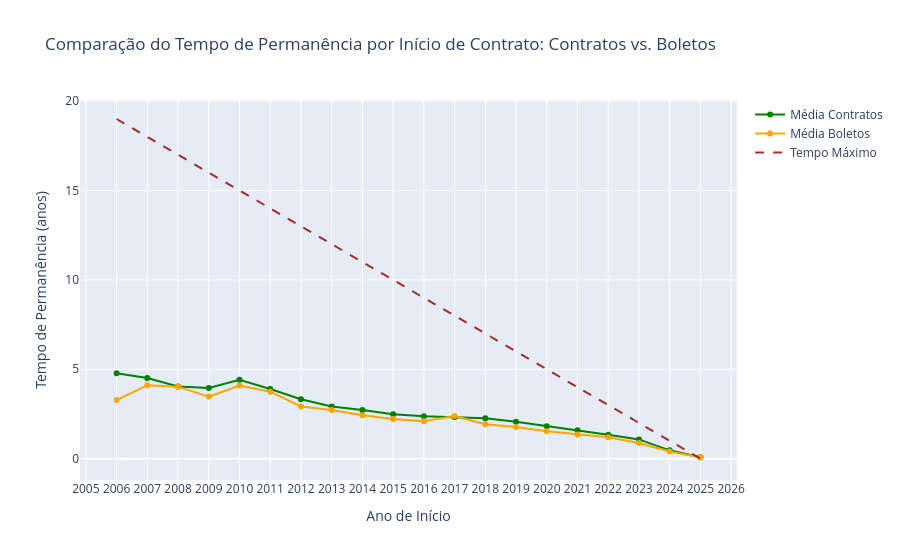

The code cell stored with this chart in its notebook:
### Markdown cell above
## Tempo média de permanencia por Inicio de contrato

### Code cell
import pandas as pd
import plotly.graph_objects as go
from datetime import datetime

def analisar_permanencia_comparada(tabela_sdf):
    """
    Analisa e compara o tempo de permanência dos contratos baseados na data de início e na data do primeiro boleto.

    Parâmetros:
    tabela_sdf (Spark DataFrame): DataFrame do Spark contendo 'data_inicio', 'anos_contrato', 
                                  'data_primeiro_boleto' e 'anos_boleto'.

    Retorno:
    fig (plotly.graph_objects.Figure): Gráfico interativo comparando os tempos de permanência.
    """

    # Filtrar e selecionar os contratos cancelados em Pandas
    df_contratos = tabela_nova_df_2006[tabela_nova_df_2006["tipo_saida"] != "ATIVO"] \
    [["data_inicio", "anos_contrato", "data_primeiro_boleto", "anos_boleto"]]



    # Converter colunas de data para datetime
    df_contratos["data_inicio"] = pd.to_datetime(df_contratos["data_inicio"])
    df_contratos["data_primeiro_boleto"] = pd.to_datetime(df_contratos["data_primeiro_boleto"])

    # Criar colunas com o ano do contrato e o ano do primeiro boleto
    df_contratos["ano_inicio"] = df_contratos["data_inicio"].dt.year
    df_contratos["ano_primeiro_boleto"] = df_contratos["data_primeiro_boleto"].dt.year

    # Obter o ano atual
    ano_atual = datetime.today().year

    # Calcular estatísticas por ano para os contratos
    estatisticas_contratos = df_contratos.groupby("ano_inicio")["anos_contrato"].agg(["median", "mean"]).reset_index()
    estatisticas_contratos["tempo_maximo_possivel"] = ano_atual - estatisticas_contratos["ano_inicio"]

    # Calcular estatísticas por ano para os boletos
    estatisticas_boletos = df_contratos.groupby("ano_primeiro_boleto")["anos_boleto"].agg(["median", "mean"]).reset_index()
    estatisticas_boletos["tempo_maximo_possivel"] = ano_atual - estatisticas_boletos["ano_primeiro_boleto"]

    # Criar gráfico interativo
    fig = go.Figure()

 

    fig.add_trace(go.Scatter(
        x=estatisticas_contratos["ano_inicio"],
        y=estatisticas_contratos["mean"],
        mode="lines+markers",
        name="Média Contratos",
        line=dict(color="green")
    ))

  


    fig.add_trace(go.Scatter(
        x=estatisticas_boletos["ano_primeiro_boleto"],
        y=estatisticas_boletos["mean"],
        mode="lines+markers",
        name="Média Boletos",
        line=dict(color="orange")
    ))

    fig.add_trace(go.Scatter(
        x=estatisticas_boletos["ano_primeiro_boleto"],
        y=estatisticas_boletos["tempo_maximo_possivel"],
        mode="lines",
        name="Tempo Máximo ",
        line=dict(color="brown", dash="dash")
    ))

    # Layout do gráfico
    fig.update_layout(
        title="Comparação do Tempo de Permanência por Início de Contrato: Contratos vs. Boletos",
        xaxis_title="Ano de Início",
        yaxis_title="Tempo de Permanência (anos)",
        showlegend=True,
        xaxis=dict(
            dtick=1,
            tickmode='linear'
        )
    )

    return fig


analisar_permanencia_comparada(tabela_nova_df_2006)

### Figure 1 — Plotly figure (JSON) as saved in the notebook; plotly's stock layout.template omitted (floating-point values rounded to 4 significant figures)
{"data": [{"line": {"color": "green"}, "mode": "lines+markers", "name": "Média Contratos", "type": "scatter", "x": [2006, 2007, 2008, 2009, 2010, 2011, 2012, 2013, 2014, 2015, 2016, 2017, 2018, 2019, 2020, 2021, 2022, 2023, 2024, 2025], "y": [4.78, 4.517, 4.041, 3.956, 4.419, 3.9, 3.329, 2.918, 2.723, 2.481, 2.371, 2.328, 2.262, 2.065, 1.807, 1.585, 1.332, 1.079, 0.4663, 0.08]}, {"line": {"color": "orange"}, "mode": "lines+markers", "name": "Média Boletos", "type": "scatter", "x": [2006, 2007, 2008, 2009, 2010, 2011, 2012, 2013, 2014, 2015, 2016, 2017, 2018, 2019, 2020, 2021, 2022, 2023, 2024, 2025], "y": [3.276, 4.113, 4.029, 3.474, 4.089, 3.749, 2.924, 2.72, 2.428, 2.216, 2.092, 2.384, 1.923, 1.778, 1.537, 1.354, 1.2, 0.8785, 0.4058, 0.08]}, {"line": {"color": "brown", "dash": "dash"}, "mode": "lines", "name": "Tempo Máximo ", "type": "scatter", "x": [2006, 2007, 2008, 2009, 2010, 2011, 2012, 2013, 2014, 2015, 2016, 2017, 2018, 2019, 2020, 2021, 2022, 2023, 2024, 2025], "y": [19, 18, 17, 16, 15, 14, 13, 12, 11, 10, 9, 8, 7, 6, 5, 4, 3, 2, 1, 0]}], "layout": {"showlegend": true, "title": {"text": "Comparação do Tempo de Permanência por Início de Contrato: Contratos vs. Boletos"}, "xaxis": {"dtick": 1, "tickmode": "linear", "title": {"text": "Ano de Início"}}, "yaxis": {"title": {"text": "Tempo de Permanência (anos)"}}}}
